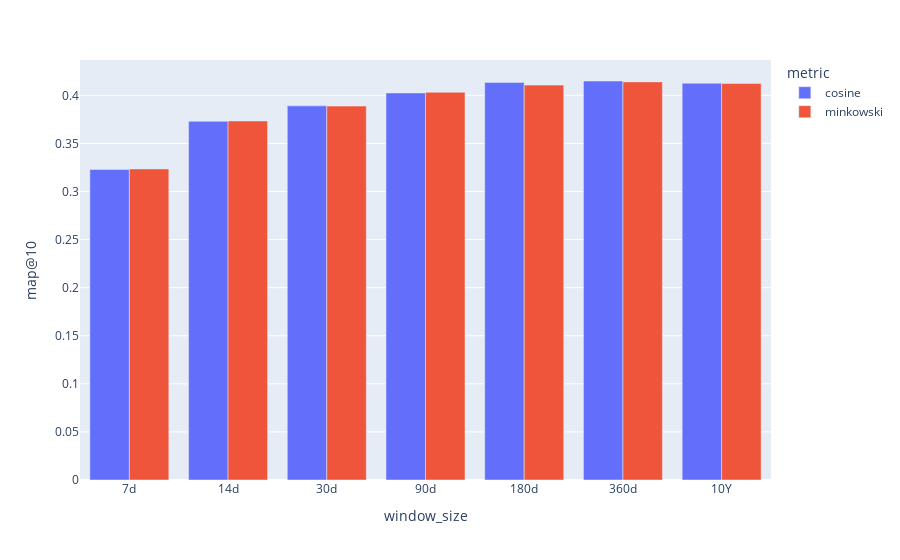

The code cell stored with this chart in its notebook:
### Code cell
_toplot = mdf.groupby(['window_size', 'metric']).mean().reset_index()
_toplot['days'] = pd.to_timedelta(_toplot['window_size']).dt.days
_toplot = _toplot.sort_values('days')

px.bar(
    _toplot,
    x='window_size',
    y=KNN_ANALYZE_METRIC,
    color='metric',
    hover_data='time@10',
    # pattern_shape='metric',
    barmode='group',
)

### Figure 1 — Plotly figure (JSON) as saved in the notebook; plotly's stock layout.template omitted (floating-point values rounded to 4 significant figures)
{"data": [{"alignmentgroup": "True", "customdata": [[1.153], [1.62], [2.859], [6.824], [11.47], [15.39], [18.66]], "hovertemplate": "metric=cosine<br>window_size=%{x}<br>map@10=%{y}<br>time@10=%{customdata[0]}<extra></extra>", "legendgroup": "cosine", "marker": {"color": "#636efa", "pattern": {"shape": ""}}, "name": "cosine", "offsetgroup": "cosine", "orientation": "v", "showlegend": true, "textposition": "auto", "type": "bar", "x": ["7d", "14d", "30d", "90d", "180d", "360d", "10Y"], "xaxis": "x", "y": [0.3229, 0.373, 0.389, 0.4025, 0.4134, 0.4149, 0.4126], "yaxis": "y"}, {"alignmentgroup": "True", "customdata": [[1.154], [1.633], [2.742], [6.744], [11.31], [15.2], [18.83]], "hovertemplate": "metric=minkowski<br>window_size=%{x}<br>map@10=%{y}<br>time@10=%{customdata[0]}<extra></extra>", "legendgroup": "minkowski", "marker": {"color": "#EF553B", "pattern": {"shape": ""}}, "name": "minkowski", "offsetgroup": "minkowski", "orientation": "v", "showlegend": true, "textposition": "auto", "type": "bar", "x": ["7d", "14d", "30d", "90d", "180d", "360d", "10Y"], "xaxis": "x", "y": [0.3235, 0.3733, 0.3888, 0.4031, 0.4106, 0.414, 0.4123], "yaxis": "y"}], "layout": {"autosize": true, "barmode": "group", "legend": {"title": {"text": "metric"}, "tracegroupgap": 0}, "margin": {"t": 60}, "xaxis": {"anchor": "y", "autorange": true, "domain": [0, 1], "range": [-0.5, 6.5], "title": {"text": "window_size"}, "type": "category"}, "yaxis": {"anchor": "x", "autorange": true, "domain": [0, 1], "range": [0, 0.4367], "title": {"text": "map@10"}, "type": "linear"}}}
